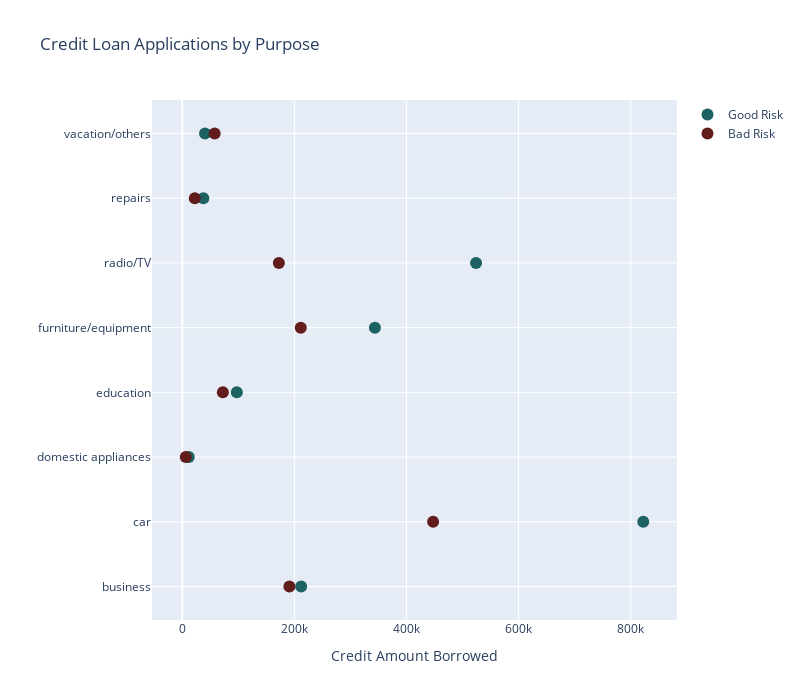

Notebook code for this chart:
### Code cell
good_risk = {"x": good_amnt, 
          "y": Purpos, 
          "marker": {"color": "rgb(28, 98, 98)", "size": 12}, 
          "mode": "markers", 
          "name": "Good Risk", 
          "type": "scatter"
}

bad_risk = {"x": bad_amnt, 
          "y": Purpos, 
          "marker": {"color": "rgb(98, 28, 28)", "size": 12}, 
          "mode": "markers", 
          "name": "Bad Risk", 
          "type": "scatter", 
}

data = [good_risk, bad_risk]
layout = {"title": "Credit Loan Applications by Purpose", 
          "xaxis": {"title": "Credit Amount Borrowed", }, 
          "yaxis": {"title": ""},
         "width": 800,
         "height": 700}

fig = dict(data=data, layout=layout)
iplot(fig, filename='basic_dot-plot')

### Figure 1 — Plotly figure (JSON) as saved in the notebook; plotly's stock layout.template omitted (floating-point values rounded to 4 significant figures)
{"data": [{"marker": {"color": "rgb(28, 98, 98)", "size": 12}, "mode": "markers", "name": "Good Risk", "type": "scatter", "x": [212167, 822354, 11692, 97380, 343686, 524170, 37689, 40682], "y": ["business", "car", "domestic appliances", "education", "furniture/equipment", "radio/TV", "repairs", "vacation/others"]}, {"marker": {"color": "rgb(98, 28, 28)", "size": 12}, "mode": "markers", "name": "Bad Risk", "type": "scatter", "x": [191163, 447527, 6284, 72493, 211439, 172373, 22329, 57830], "y": ["business", "car", "domestic appliances", "education", "furniture/equipment", "radio/TV", "repairs", "vacation/others"]}], "layout": {"height": 700, "title": {"text": "Credit Loan Applications by Purpose"}, "width": 800, "xaxis": {"title": {"text": "Credit Amount Borrowed"}}, "yaxis": {"title": {"text": ""}}}}
